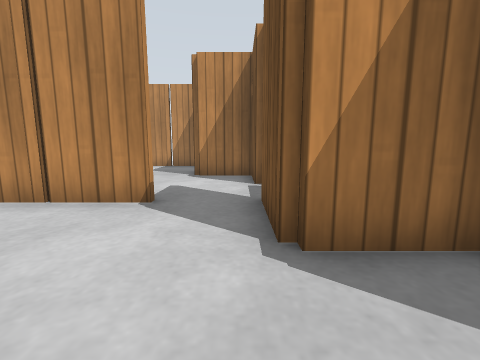
View 1 (above)

24 first-person views from a walk through a Gazebo world. The camera is 0.5 m above the floor, tilts 8° down and sees 90° across. The floor is counted in squares, 0.5 m on a side. Each view is taken from the middle of a square. On the plan, view 1 faces up. The plan holds only what a view shows up to about 10 squares ahead; the rest is blank. Simple patterns stand in for the simulator's built-in surfaces.

View 2
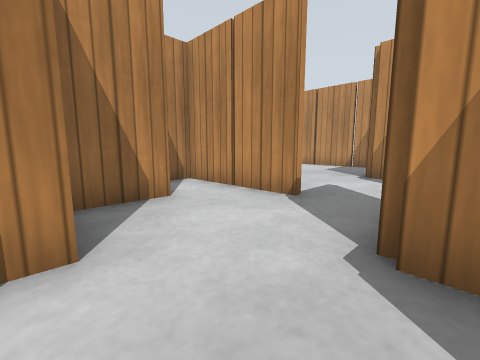

View 3
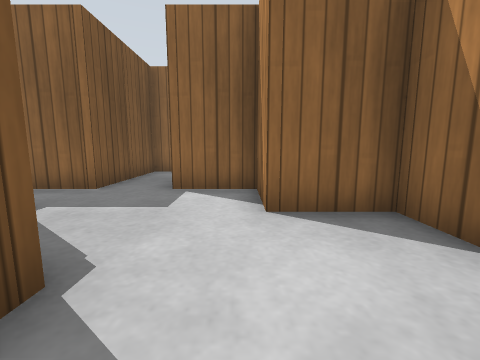

View 4
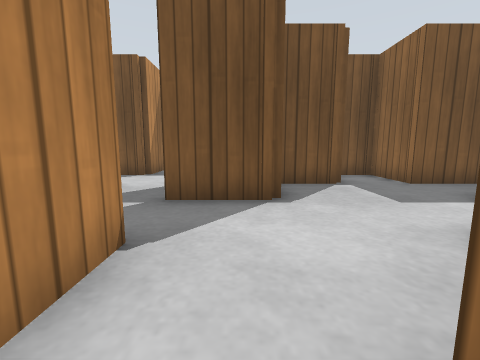

View 5
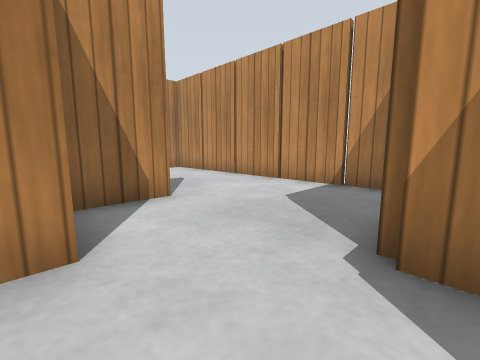

View 6
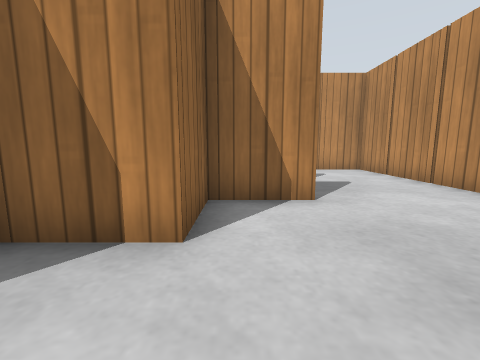

View 7
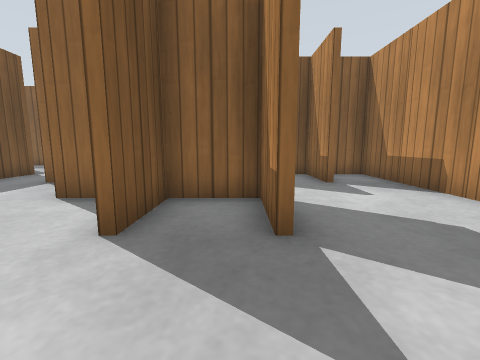

View 8
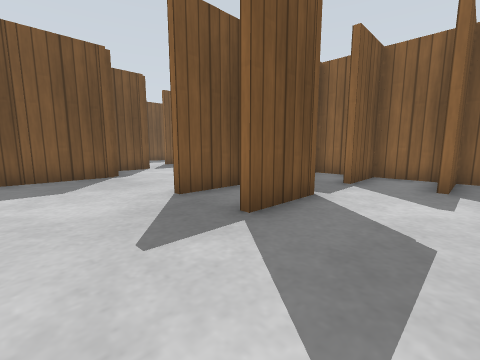

View 9
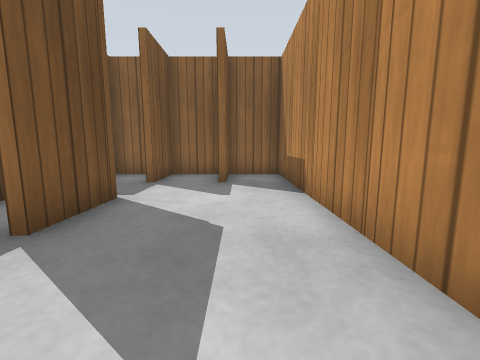

View 10
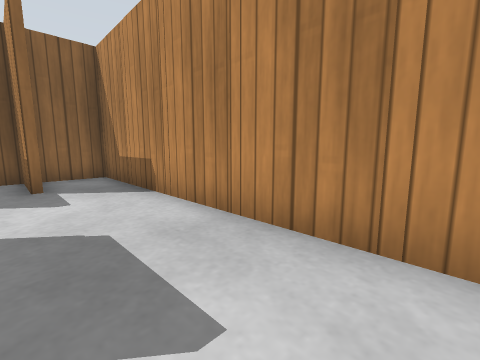

View 11
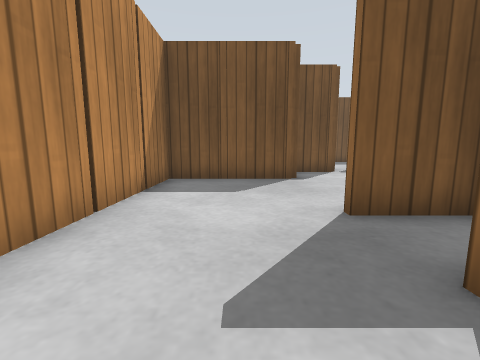

View 12
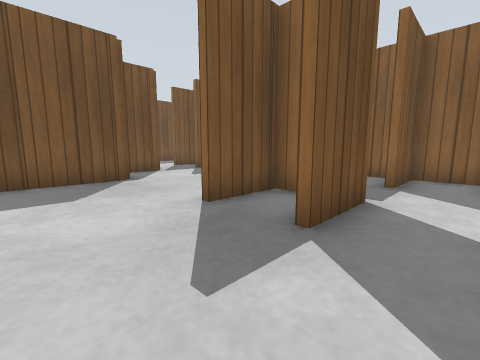

View 13
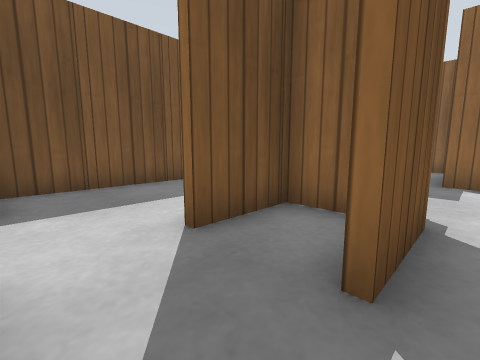

View 14
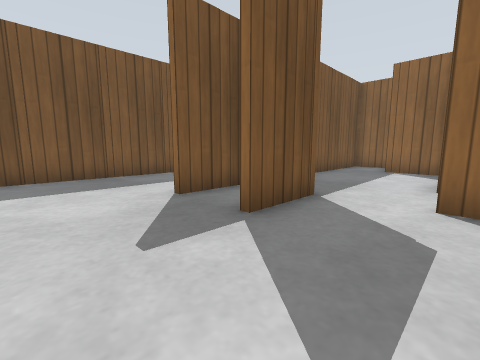

View 15
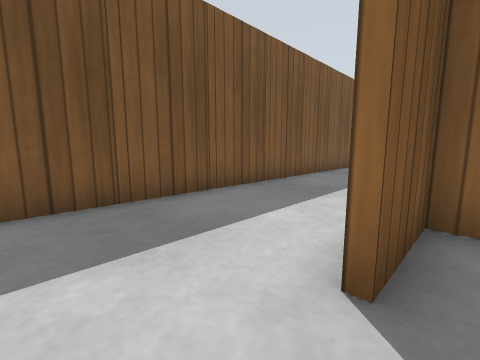

View 16
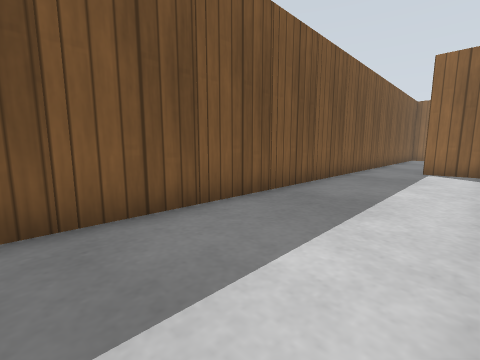

View 17
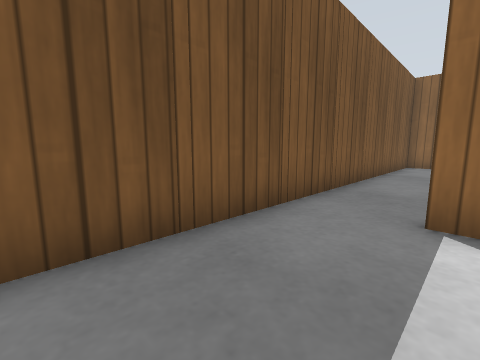

View 18
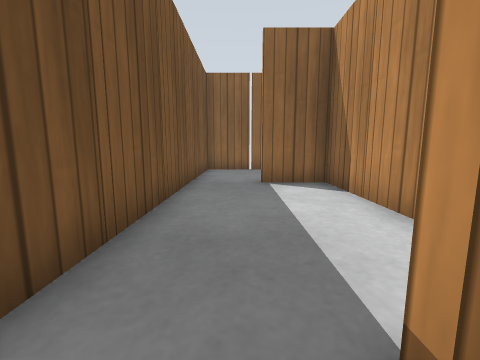

View 19
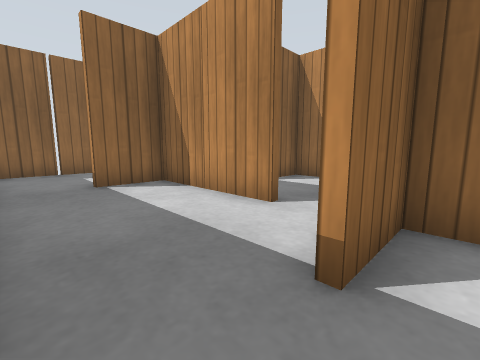

View 20
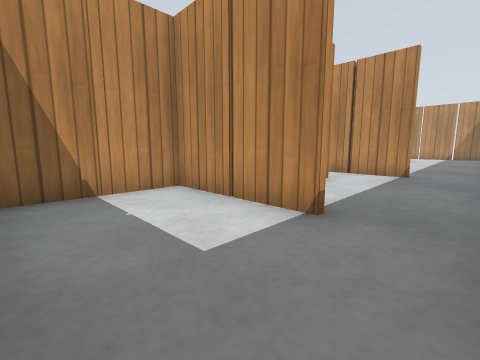

View 21
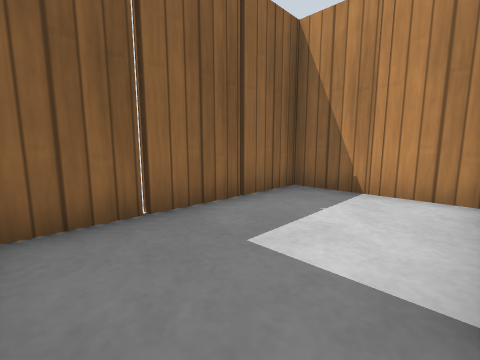

View 22
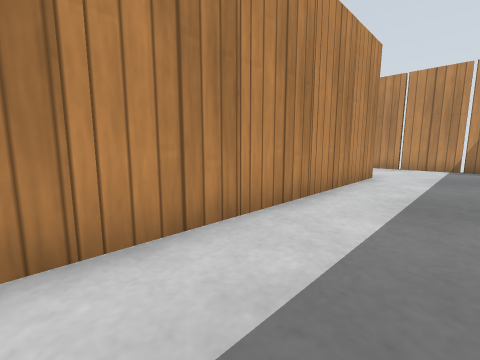

View 23
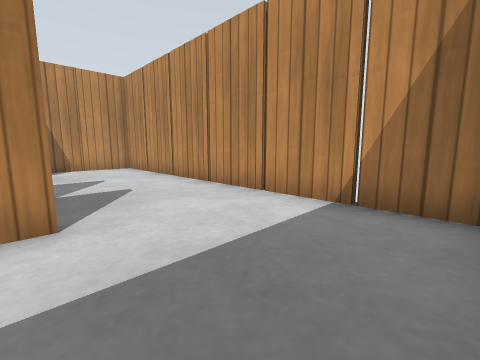

View 24
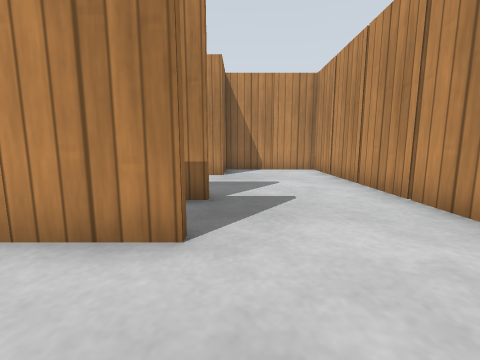

### Floor plan
Points are (right, up) in squares from view 1. A wall is a line through its corners. A room is listed if a view was taken in it or the views show most of it. See-through windows are left out.
Room 1 (views 1, 2, 3, 4, 5, 6, 13)
walls: (-1.5, 4.2) (-5.4, 4.2) (-5.4, 3.4); (-3.4, 2.5) (-3.4, 0.4) (-1.4, 0.4) (-1.4, -1.6) (0.6, -1.6); (0.4, 2.5) (0.4, 4.5); (0.4, 6.5) (0.4, 8.2) (-1.5, 8.2); (2.4, 0.5) (2.4, 2.2) (0.5, 2.2); (-6.4, 6.4) (-3.4, 6.4) (-3.4, 5.5); (-5.4, 8.5) (-5.4, 7.4); (2.4, -2.5) (2.4, -1.6); (-7.4, 7.6) (-7.4, 6.4)
ways out: opening at (-5.3, 4) to room 2; opening at (-3.5, 8) to room 2; opening at (0, 5) to room 3; opening at (1.3, -1) to room 3
objects: wooden post (-6, 6); wooden post (-6, 7); wooden post (-4, 4); wooden post (-4, 5); wooden post (0, 3); wooden post (0, 7); wooden post (2, 1)
Room 2 (views 7, 8, 9, 10, 11, 12)
walls: (-7, 2.4) (-6.5, 2.4); (-7.6, 3.5) (-7.6, 4.5); (-9.6, 3.6) (-9.6, 4.5); (-9.4, 4.5) (-9.4, 2.5); (-7.4, 6.4) (-6.4, 6.4); (-5.6, 7.5) (-5.6, 8.5); (-7.6, 7.5) (-7.6, 8.5); (-7.4, 8.5) (-7.4, 7.6); (-1.6, 8.5) (-1.6, 10.5); (-1.6, 11.4) (-1.6, 12.2) (-11.4, 12.2) (-11.4, 2.4) (-8.5, 2.4)
ways out: opening at (-5.3, 4) to room 1; opening at (-3.5, 8) to room 1; opening at (-1, 11) to room 3
objects: wooden post (-12, 3); wooden post (-12, 5); wooden post (-12, 7); wooden post (-12, 9); wooden post (-12, 11); wooden post (-10, 2); wooden post (-10, 3); wooden post (-10, 12); wooden post (-8, 2); wooden post (-8, 3); wooden post (-8, 7); wooden post (-8, 12); wooden post (-6, 2); wooden post (-6, 3); wooden post (-6, 12); wooden post (-4, 1); wooden post (-4, 12); other object (-2, -1); wooden post (-2, 9); wooden post (-2, 11)
Room 3 (views 14, 15, 16, 17, 18, 19, 20, 21, 22, 23, 24)
walls: (6.4, 1.5) (6.4, 2.5); (6.4, 3.5) (6.4, 4.5); (6.5, -1.6) (8.5, -1.6); (2.9, 0.4) (4.6, 0.4); (8.5, -1.8) (6.5, -1.8); (2.4, 3.5) (2.4, 4.5); (2.4, -1.6) (3.5, -1.6); (6.6, -3.5) (6.6, -7.6) (8.5, -7.6); (1.2, 2.4) (2.5, 2.4); (6.1, 6.2) (4.5, 6.2); (5.9, 6.4) (6.5, 6.4); (4.4, 6.5) (4.4, 8.5); (6.4, 7.5) (6.4, 8.5); (2.4, -4.5) (2.4, -3.4); (1.9, 6.4) (2.5, 6.4); (6.6, 8.5) (6.6, -0.1); (4.6, 8.5) (4.6, 7.9); (0.9, -5.6) (3.6, -5.6); (8.5, -7.8) (4.6, -7.8) (4.6, -11.4) (10.4, -11.4) (10.4, 11.1); (-1.1, 8.4) (0.6, 8.4) (0.6, 7.9); (10.1, 12.2) (-1.4, 12.2) (-1.4, 9.4)
ways out: opening at (0, 5) to room 1; opening at (1.3, -1) to room 1; opening at (-1, 11) to room 2
objects: wooden post (0, 12); wooden post (2, -6); wooden post (2, -5); wooden post (2, -3); wooden post (2, 3); wooden post (2, 12); wooden post (4, -9); wooden post (4, -2); wooden post (4, -1); wooden post (4, 7); wooden post (4, 12); wooden post (6, -12); wooden post (6, -8); wooden post (6, -7); wooden post (6, -5); wooden post (6, -2); wooden post (6, -1); wooden post (6, 1); wooden post (6, 3); wooden post (6, 5); wooden post (6, 7); wooden post (6, 12); wooden post (8, -12); wooden post (8, 12); other object (11, -10); wooden post (11, -8); wooden post (11, -6); wooden post (11, -4); wooden post (11, -2); wooden post (11, 0); wooden post (11, 2); wooden post (11, 4); wooden post (11, 6); wooden post (11, 8); wooden post (11, 10)

Where each view was taken, in squares from view 1:
view 1: 0 up, 0 right, facing up
view 2: 0 up, 1 right, facing up-left
view 3: 4 up, 1 left, facing down
view 4: 3 up, 4 left, facing right
view 5: 6 up, 1 left, facing up-left
view 6: 7 up, 1 left, facing left
view 7: 11 up, 7 left, facing down
view 8: 11 up, 10 left, facing down-right
view 9: 11 up, 10 left, facing down
view 10: 11 up, 9 left, facing down-left
view 11: 10 up, 9 left, facing right
view 12: 11 up, 9 left, facing down-right
view 13: 6 up, 0 right, facing down-right
view 14: 11 up, 2 right, facing down-right
view 15: 10 up, 6 right, facing down-right
view 16: 9 up, 7 right, facing down-right
view 17: 2 up, 8 right, facing down-right
view 18: 1 down, 9 right, facing down
view 19: 1 down, 10 right, facing down-left
view 20: 11 down, 10 right, facing up-left
view 21: 8 down, 10 right, facing down-left
view 22: 0 up, 9 right, facing up-left
view 23: 8 up, 10 right, facing up-left
view 24: 9 up, 9 right, facing left
